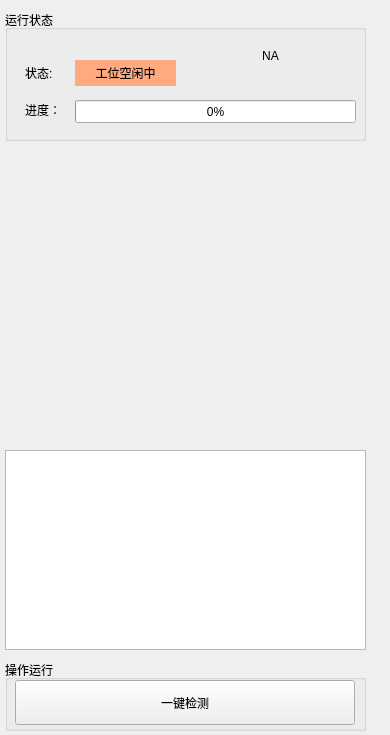
<?xml version="1.0" encoding="UTF-8"?>
<ui version="4.0">
 <class>QStatisticsWidget</class>
 <widget class="QWidget" name="QStatisticsWidget">
  <property name="geometry">
   <rect>
    <x>0</x>
    <y>0</y>
    <width>390</width>
    <height>735</height>
   </rect>
  </property>
  <property name="windowTitle">
   <string>QStatisticsWidget</string>
  </property>
  <widget class="QDockWidget" name="dockWidget_3">
   <property name="geometry">
    <rect>
     <x>5</x>
     <y>300</y>
     <width>361</width>
     <height>150</height>
    </rect>
   </property>
   <property name="features">
    <set>QDockWidget::NoDockWidgetFeatures</set>
   </property>
   <widget class="QWidget" name="dockWidgetContents_3"/>
  </widget>
  <widget class="QGroupBox" name="groupBox">
   <property name="geometry">
    <rect>
     <x>5</x>
     <y>660</y>
     <width>361</width>
     <height>71</height>
    </rect>
   </property>
   <property name="title">
    <string>操作运行</string>
   </property>
   <widget class="QPushButton" name="pushButton_runOnce">
    <property name="geometry">
     <rect>
      <x>10</x>
      <y>20</y>
      <width>340</width>
      <height>45</height>
     </rect>
    </property>
    <property name="text">
     <string>一键检测</string>
    </property>
   </widget>
  </widget>
  <widget class="QGroupBox" name="groupBox_2">
   <property name="geometry">
    <rect>
     <x>5</x>
     <y>10</y>
     <width>361</width>
     <height>131</height>
    </rect>
   </property>
   <property name="title">
    <string>运行状态</string>
   </property>
   <widget class="QLabel" name="label_3">
    <property name="geometry">
     <rect>
      <x>20</x>
      <y>92</y>
      <width>51</width>
      <height>16</height>
     </rect>
    </property>
    <property name="text">
     <string>进度：</string>
    </property>
   </widget>
   <widget class="QProgressBar" name="progressBar_resultPrg">
    <property name="geometry">
     <rect>
      <x>70</x>
      <y>90</y>
      <width>281</width>
      <height>23</height>
     </rect>
    </property>
    <property name="value">
     <number>0</number>
    </property>
   </widget>
   <widget class="QLabel" name="label_2">
    <property name="geometry">
     <rect>
      <x>20</x>
      <y>55</y>
      <width>41</width>
      <height>16</height>
     </rect>
    </property>
    <property name="text">
     <string>状态:</string>
    </property>
   </widget>
   <widget class="QLabel" name="label_resultOutput">
    <property name="geometry">
     <rect>
      <x>180</x>
      <y>10</y>
      <width>171</width>
      <height>71</height>
     </rect>
    </property>
    <property name="styleSheet">
     <string notr="true">font: 75 48pt &quot;宋体&quot;;</string>
    </property>
    <property name="text">
     <string>NA</string>
    </property>
    <property name="alignment">
     <set>Qt::AlignCenter</set>
    </property>
   </widget>
   <widget class="QLabel" name="label_resultStatus">
    <property name="geometry">
     <rect>
      <x>70</x>
      <y>50</y>
      <width>101</width>
      <height>26</height>
     </rect>
    </property>
    <property name="styleSheet">
     <string notr="true">background-color: rgb(255, 170, 127);</string>
    </property>
    <property name="text">
     <string>工位空闲中</string>
    </property>
    <property name="alignment">
     <set>Qt::AlignCenter</set>
    </property>
   </widget>
  </widget>
  <widget class="QTableView" name="tableView_resultList">
   <property name="geometry">
    <rect>
     <x>5</x>
     <y>450</y>
     <width>361</width>
     <height>200</height>
    </rect>
   </property>
  </widget>
  <widget class="QDockWidget" name="dockWidget_4">
   <property name="geometry">
    <rect>
     <x>5</x>
     <y>140</y>
     <width>361</width>
     <height>150</height>
    </rect>
   </property>
   <property name="features">
    <set>QDockWidget::NoDockWidgetFeatures</set>
   </property>
   <widget class="QWidget" name="dockWidgetContents_5"/>
  </widget>
 </widget>
 <layoutdefault spacing="6" margin="11"/>
 <resources/>
 <connections/>
</ui>
